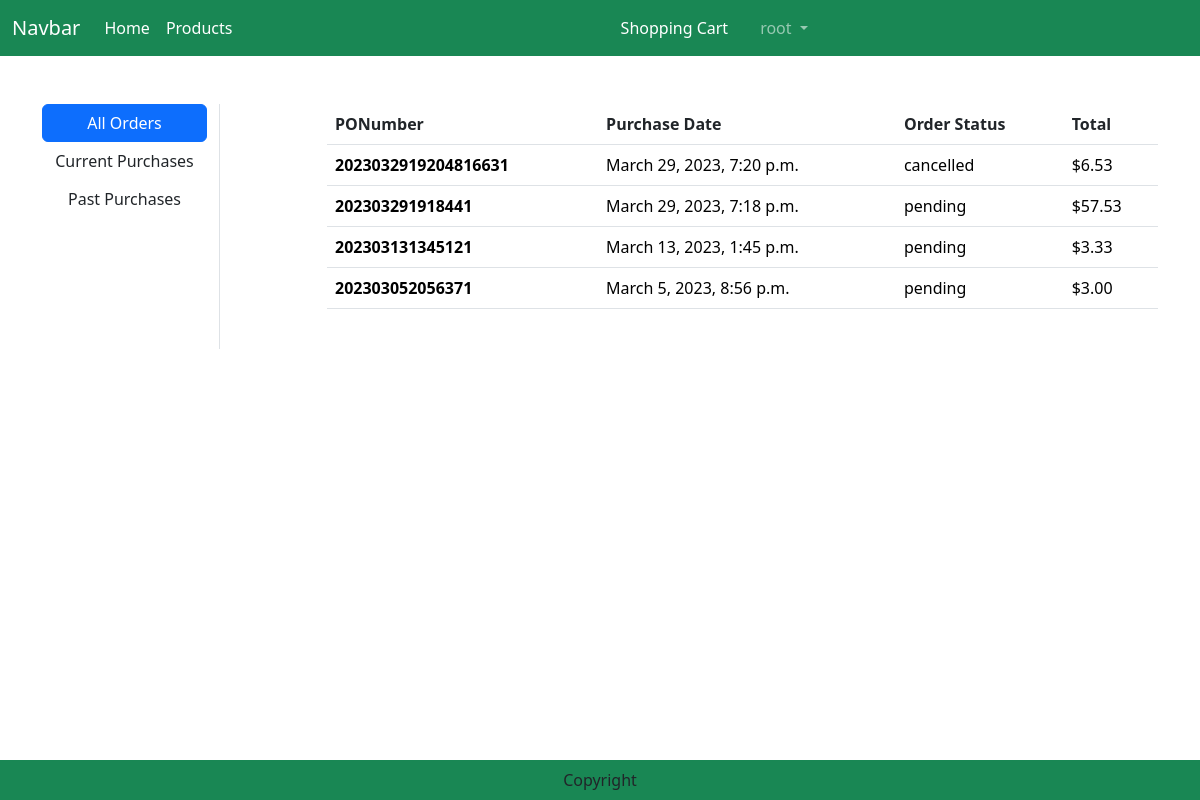
The page /orders/ (signed in) on the database as committed earlier.
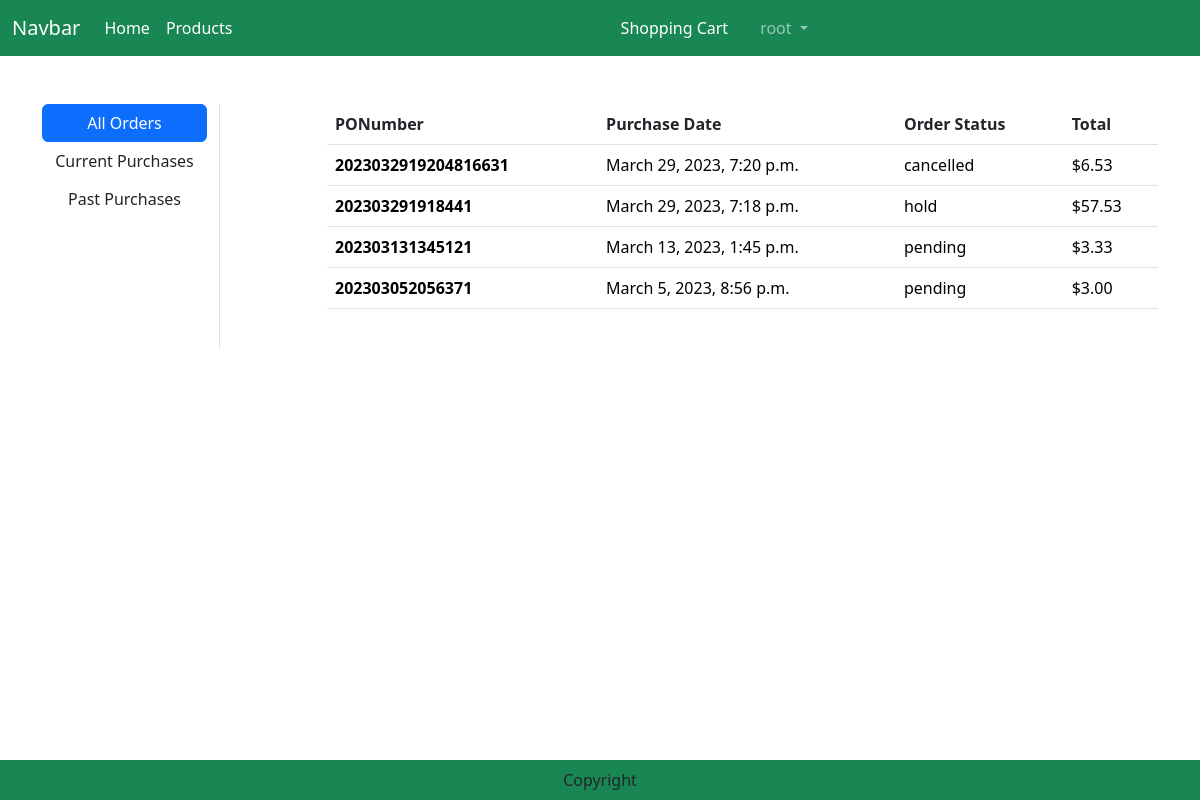
The same page on the database as committed later.
### order/models.py (models this page shows)
class Order(models.Model):
    PONumber = models.CharField(max_length=30, primary_key=True)
    purchaseDate = models.DateTimeField(default=datetime.now)
    status = models.CharField(default=ORDER_STATUS_CHOICES[0][0], choices=ORDER_STATUS_CHOICES, max_length=20)
    customer = models.ForeignKey('customers.Customer',on_delete=models.CASCADE)
    user = models.ForeignKey(User,on_delete=models.CASCADE)
    shipmentDate = models.DateTimeField(null = True)
    cancelDate = models.DateTimeField(null = True)

### order/views.py (the view)
# urls.py: path('orders/', views.OrdersView.as_view(), name="orders"),
class OrdersView(View):
    def get(self, request):
        user = request.user
        filter = request.GET.get('filter')
        if filter == 'current':
            orders = Order.objects.filter(Q(user=user) & (Q(status="pending") | Q(status="hold"))).order_by('-purchaseDate')
        elif filter == 'past':
            orders = Order.objects.filter(Q(user=user) & (Q(status="shipped") | Q(status="cancelled"))).order_by('-purchaseDate')
        elif filter == 'pending':
            orders = Order.objects.filter(status="pending").order_by('-purchaseDate')
        elif filter == 'hold':
            orders = Order.objects.filter(status="hold").order_by('-purchaseDate')
        elif filter == 'pastOrders':
            orders = Order.objects.filter(Q(status="shipped") | Q(status="cancelled")).order_by('-purchaseDate')
        elif filter == 'allVendor':
            orders = Order.objects.all().order_by('-purchaseDate')
        else:
            filter == 'all'
            orders = Order.objects.filter(user=user).order_by('-purchaseDate')
        total = []
        for o in orders:
            PONumber = o.PONumber
            order = Order.objects.get(PONumber=PONumber)
            orderitems = OrderItem.objects.filter(order=order)
            sum = 0
            for oi in orderitems:
                sum = sum + oi.price
            total.append(sum)
        orderZip = zip(orders,total)
        context = {
           'orderZip': orderZip,
           'orders': orders,
           'filter': filter,
        }
        return render(request, 'orders.html', context)

### templates/orders.html (shortened to what this page needs)
{% extends 'base.html' %}
{% load static %}
{% block main-content %}
<div class="container my-5">
    <div class="row">
        <div class="col-sm-2 border-end">
            <ul class="list-unstyled">
                {% for group in request.user.groups.all %}
                    {% if group.name == 'Customer' %}
                        <li class="d-grid"><a href="{% url 'order:orders' %}?filter=all" class="btn btn-primary" {% if filter == 'all' %}class="active"{% endif %}>All Orders</a></li>
                        <li class="d-grid"><a href="{% url 'order:orders' %}?filter=current" class="btn" {% if filter == 'current' %}class="active"{% endif %}>Current Purchases</a></li>
                        <li class="d-grid"><a href="{% url 'order:orders' %}?filter=past" class="btn" {% if filter == 'past' %}class="active"{% endif %}>Past Purchases</a></li>
                    {% endif %}
                {% endfor %}
            </ul>
        </div>
        <div class="col-sm-9 offset-sm-1">
            {% if orders %}
                <div class="acss">
                    <table class="table">
                        <thead>
                            <tr>
                            <th scope="col">PONumber</th>
                            <th scope="col">Purchase Date</th>
                            <th scope="col">Order Status</th>
                            <th scope="col">Total</th>
                            </tr>
                        </thead>
                        <tbody>
                            {% for order,total in orderZip %}
                            <tr>
                                <th scope="row"><a href="{% url 'order:order_detail' order.PONumber  %}" style="text-decoration:none; color:black">{{order.PONumber}}</a></th>
                                <td><a href="{% url 'order:order_detail' order.PONumber  %}" style="text-decoration:none; color:black">{{order.purchaseDate}}</a></td>
                                <td><a href="{% url 'order:order_detail' order.PONumber  %}" style="text-decoration:none; color:black">{{order.status}}</a></td>
                                <td><a href="{% url 'order:order_detail' order.PONumber  %}" style="text-decoration:none; color:black">${{total}}</a></td>
                            </tr>
                            {% endfor %}
                        </tbody>
                    </table>
                        <br>
                </div>
            {% else %}
                <h1 class="text-center mb-5">Orders are empty.</h1>
            {% endif %}
        </div>
    </div>
</div>
{% endblock main-content %}

Rows that differ between the two databases and show on the page:
changed Order id 202303291918441: status "pending" → "hold"
